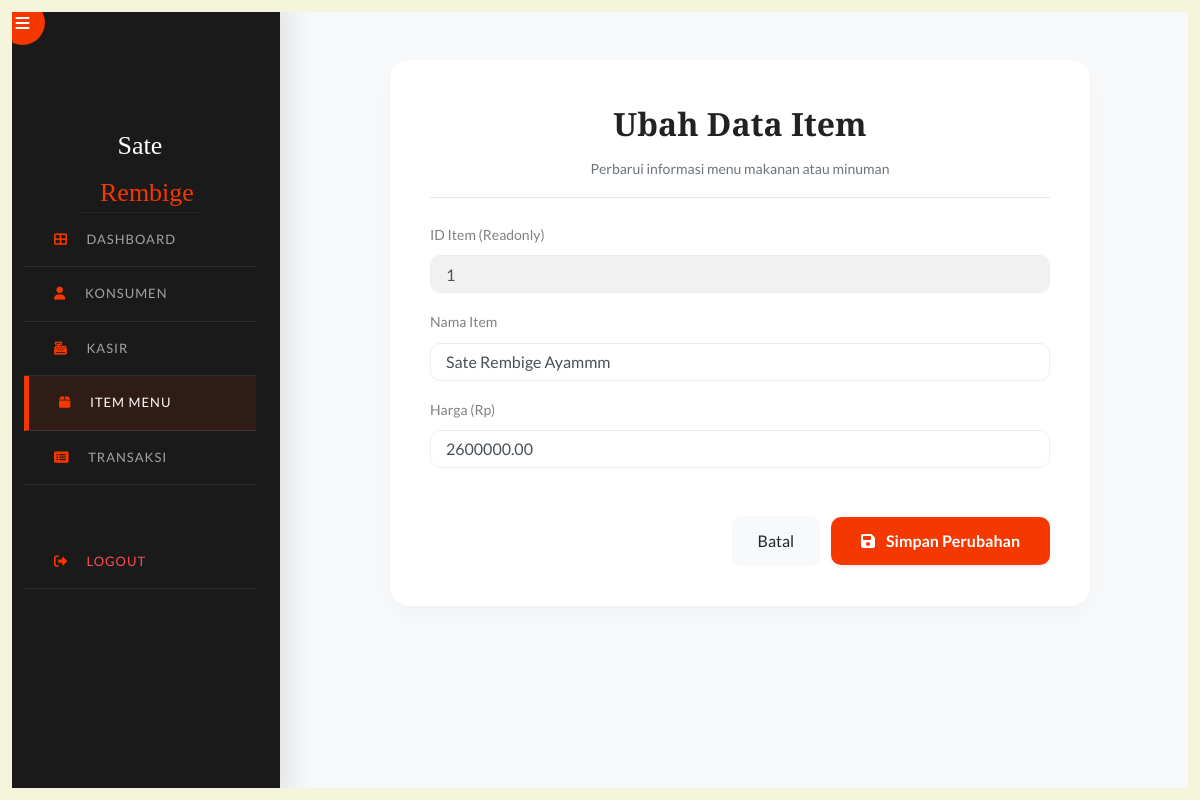
The app's page /item/item-ubah.php?id_item=1 with its own data.
### tables this page shows
CREATE TABLE `item` (
  `id_item` int(11) NOT NULL,
  `item` varchar(100) NOT NULL,
  `harga` decimal(10,2) NOT NULL
);

### item/item-ubah.php (the view, shortened to what this page needs)
<?php
    include '../koneksi.php';
    $id_get = $_GET['id_item'];
    $query = mysqli_query($conn, "SELECT * FROM item WHERE id_item = '$id_get'");
    $data = mysqli_fetch_array($query);
?>
<!doctype html>
<html lang="en">
<head>
    <link rel="stylesheet" href="https://cdnjs.cloudflare.com/ajax/libs/font-awesome/6.4.0/css/all.min.css">
    <link rel="stylesheet" href="https://stackpath.bootstrapcdn.com/bootstrap/4.5.2/css/bootstrap.min.css">
    <link rel="stylesheet" href="../css/style.css">
</head>
<body>
    <div id="left"></div>
    <div id="right"></div>
    <div id="top"></div>
    <div id="bottom"></div>
    <div class="wrapper d-flex align-items-stretch">
        <nav id="sidebar">
            <div class="custom-menu">
                <button type="button" id="sidebarCollapse" class="btn btn-custom-toggle">
                    <i class="fa fa-bars"></i>
                </button>
            </div>
            <div class="p-4 pt-5">
                <div class="logo">Sate <span>Rembige</span></div>
                <ul class="list-unstyled components mb-5">
                    <li>
                        <a href="../home.php"><i class="fa fa-th-large"></i> Dashboard</a>
                    </li>
                    <li>
                        <a href="../konsumen/konsumen-lihat.php"><i class="fa fa-user"></i> Konsumen</a>
                    </li>
                    <li>
                        <a href="../kasir/kasir-lihat.php"><i class="fa fa-cash-register"></i> Kasir</a>
                    </li>
                    <li class="active">
                        <a href="item-lihat.php"><i class="fa fa-box"></i> Item Menu</a>
                    </li>
                    <li>
                        <a href="../transaksi/transaksi-lihat.php"><i class="fa fa-list-alt"></i> Transaksi</a>
                    </li>
                    <li style="margin-top: 50px;">
                        <a href="../logout.php" style="color: #ff4d4d;" onclick="return confirm('yakin keluar?')">
                            <i class="fa fa-sign-out-alt"></i> Logout
                        </a>
                    </li>
                </ul>
            </div>
        </nav>
        <div id="content">
            <div class="form-container">
                <div class="welcome-text mb-4">
                    <h2>Ubah Data Item</h2>
                    <p class="text-center text-muted">Perbarui informasi menu makanan atau minuman</p>
                    <hr>
                </div>
                <form action="" method="post">
                    <div class="form-group">
                        <label>ID Item (Readonly)</label>
                        <input type="text" name="id_item" value="<?php echo $data['id_item'] ?>" class="form-control"
                            readonly style="background-color: #f1f1f1;">
                    </div>
                    <div class="form-group mt-3">
                        <label>Nama Item</label>
                        <input type="text" name="item" value="<?php echo $data['item'] ?>" class="form-control"
                            placeholder="Masukkan nama menu" required>
                    </div>
                    <div class="form-group mt-3">
                        <label>Harga (Rp)</label>
                        <input type="number" name="harga" value="<?php echo $data['harga'] ?>" class="form-control"
                            placeholder="Contoh: 25000" required>
                    </div>
                    <div class="text-right mt-5">
                        <a href="item-lihat.php" class="btn btn-light mr-2"
                            style="border-radius: 10px; padding: 12px 25px;">Batal</a>
                        <button type="submit" name="proses" class="btn btn-update shadow-sm">
                            <i class="fa fa-save mr-2"></i> Simpan Perubahan
                        </button>
                    </div>
                </form>
            </div>
        </div>
    </div>
</body>
</html>

### item/item-ubah.php (style rules this page uses)
:root { --primary-accent: #f53700; --beige-border: #F5F5DC; --dark-bg: #1a1a1a; }
body { font-family: 'Lato', sans-serif; background-color: #f8f9fa; overflow-x: hidden; }
#left, #right, #top, #bottom { background: var(--beige-border) !important; position: fixed; z-index: 9999; }
#left, #right { top: 0; bottom: 0; width: 12px; }
#left { left: 0; }
#right { right: 0; }
#top, #bottom { left: 0; right: 0; height: 12px; }
#top { top: 0; }
#bottom { bottom: 0; }
#sidebar { background: var(--dark-bg) !important; min-width: 280px; max-width: 280px; box-shadow: 10px 0 30px rgba(0, 0, 0, 0.1); z-index: 1000; }
#sidebar .logo { font-family: 'Playfair Display', serif; font-size: 26px; color: #fff; padding: 30px 20px; text-align: center; border-bottom: 1px solid rgba(255, 255, 255, 0.05); }
#sidebar .logo span { color: var(--primary-accent); }
#sidebar ul li a { padding: 15px 30px; color: rgba(255, 255, 255, 0.6); transition: 0.3s; text-transform: uppercase; font-size: 13px; letter-spacing: 1px; display: block; text-decoration: none; }
#sidebar ul li.active>a, #sidebar ul li a:hover { color: #fff; background: rgba(245, 55, 0, 0.1); border-left: 5px solid var(--primary-accent); }
#sidebar ul li a i { margin-right: 15px; color: var(--primary-accent); }
.btn-custom-toggle { background: var(--primary-accent) !important; border: none; border-radius: 50%; width: 45px; height: 45px; color: white; }
#content { padding: 60px !important; width: 100%; }
.form-container { background: #fff; border-radius: 20px; padding: 40px; box-shadow: 0 10px 30px rgba(0, 0, 0, 0.03); max-width: 700px; margin: 0 auto; }
.form-control { border-radius: 10px; padding: 12px 15px; border: 1px solid #eee; }
.welcome-text h2 { font-family: 'Playfair Display', serif; font-weight: 900; font-size: 32px; color: #222; text-align: center; }
.btn-update { background: var(--primary-accent) !important; border: none; color: white; font-weight: 700; padding: 12px 30px; border-radius: 10px; }

### records on screen
item: id_item "1", item "Sate Rembige Ayammm", harga "2600000.00"
